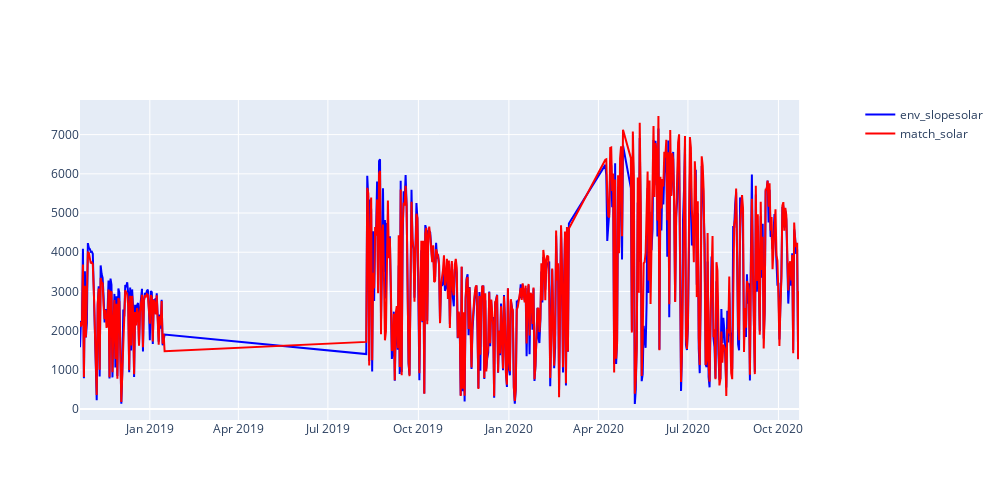
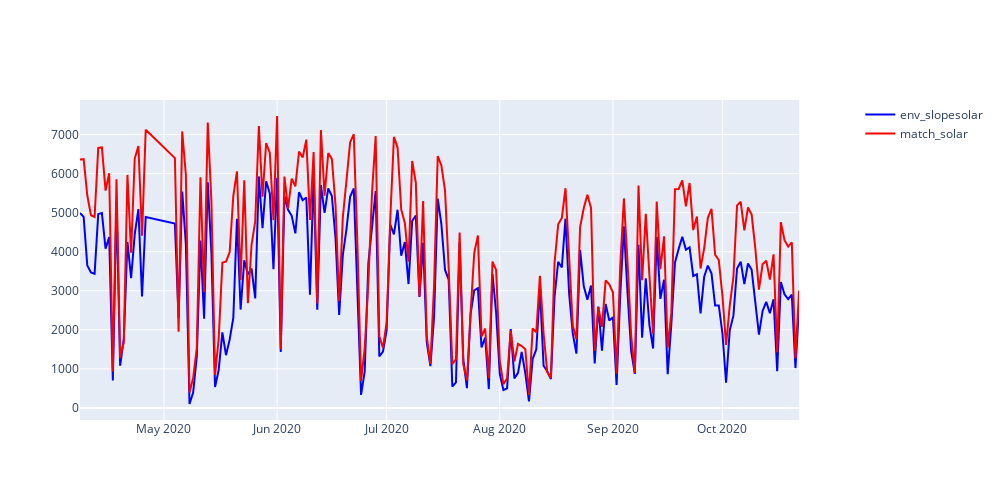
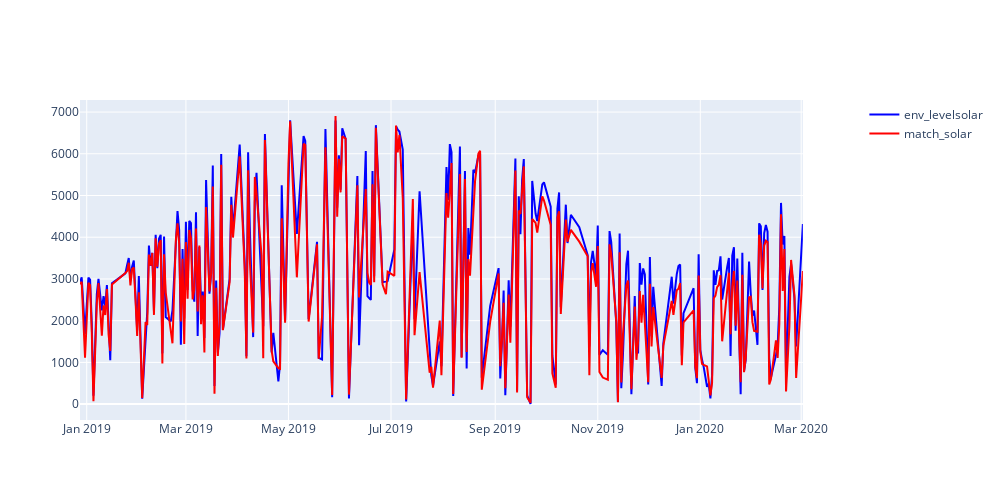

Write notebook code for charts like these, in order.
### Code cell
make_graph("env_slopesolar", "match_solar", banpo1_day)
make_graph("env_slopesolar", "match_solar", ongok_day)
make_graph("env_levelsolar", "match_solar", lh_day)

### Figure 1 — Plotly figure (JSON) as saved in the notebook; plotly's stock layout.template omitted (floating-point values rounded to 4 significant figures; data arrays with more than 128 entries replaced by an {"elided": "..."} marker saying what was removed)
{"data": [{"line": {"color": "blue"}, "mode": "lines", "name": "env_slopesolar", "type": "scatter", "x": {"elided": "484 str values"}, "xaxis": "x", "y": {"elided": "484 float values"}, "yaxis": "y"}, {"line": {"color": "red"}, "mode": "lines", "name": "match_solar", "type": "scatter", "x": {"elided": "484 str values"}, "xaxis": "x", "y": {"elided": "484 float values"}, "yaxis": "y"}], "layout": {"height": 500, "width": 1000, "xaxis": {"anchor": "y", "domain": [0, 0.94]}, "yaxis": {"anchor": "x", "domain": [0, 1]}, "yaxis2": {"anchor": "x", "overlaying": "y", "side": "right"}}}

### Figure 2 — Plotly figure (JSON) as saved in the notebook; plotly's stock layout.template omitted (floating-point values rounded to 4 significant figures; data arrays with more than 128 entries replaced by an {"elided": "..."} marker saying what was removed)
{"data": [{"line": {"color": "blue"}, "mode": "lines", "name": "env_slopesolar", "type": "scatter", "x": {"elided": "191 str values"}, "xaxis": "x", "y": {"elided": "191 float values"}, "yaxis": "y"}, {"line": {"color": "red"}, "mode": "lines", "name": "match_solar", "type": "scatter", "x": {"elided": "191 str values"}, "xaxis": "x", "y": {"elided": "191 float values"}, "yaxis": "y"}], "layout": {"height": 500, "width": 1000, "xaxis": {"anchor": "y", "domain": [0, 0.94]}, "yaxis": {"anchor": "x", "domain": [0, 1]}, "yaxis2": {"anchor": "x", "overlaying": "y", "side": "right"}}}

### Figure 3 — Plotly figure (JSON) as saved in the notebook; plotly's stock layout.template omitted (floating-point values rounded to 4 significant figures; data arrays with more than 128 entries replaced by an {"elided": "..."} marker saying what was removed)
{"data": [{"line": {"color": "blue"}, "mode": "lines", "name": "env_levelsolar", "type": "scatter", "x": {"elided": "276 str values"}, "xaxis": "x", "y": {"elided": "276 float values"}, "yaxis": "y"}, {"line": {"color": "red"}, "mode": "lines", "name": "match_solar", "type": "scatter", "x": {"elided": "276 str values"}, "xaxis": "x", "y": {"elided": "276 float values"}, "yaxis": "y"}], "layout": {"height": 500, "width": 1000, "xaxis": {"anchor": "y", "domain": [0, 0.94]}, "yaxis": {"anchor": "x", "domain": [0, 1]}, "yaxis2": {"anchor": "x", "overlaying": "y", "side": "right"}}}
